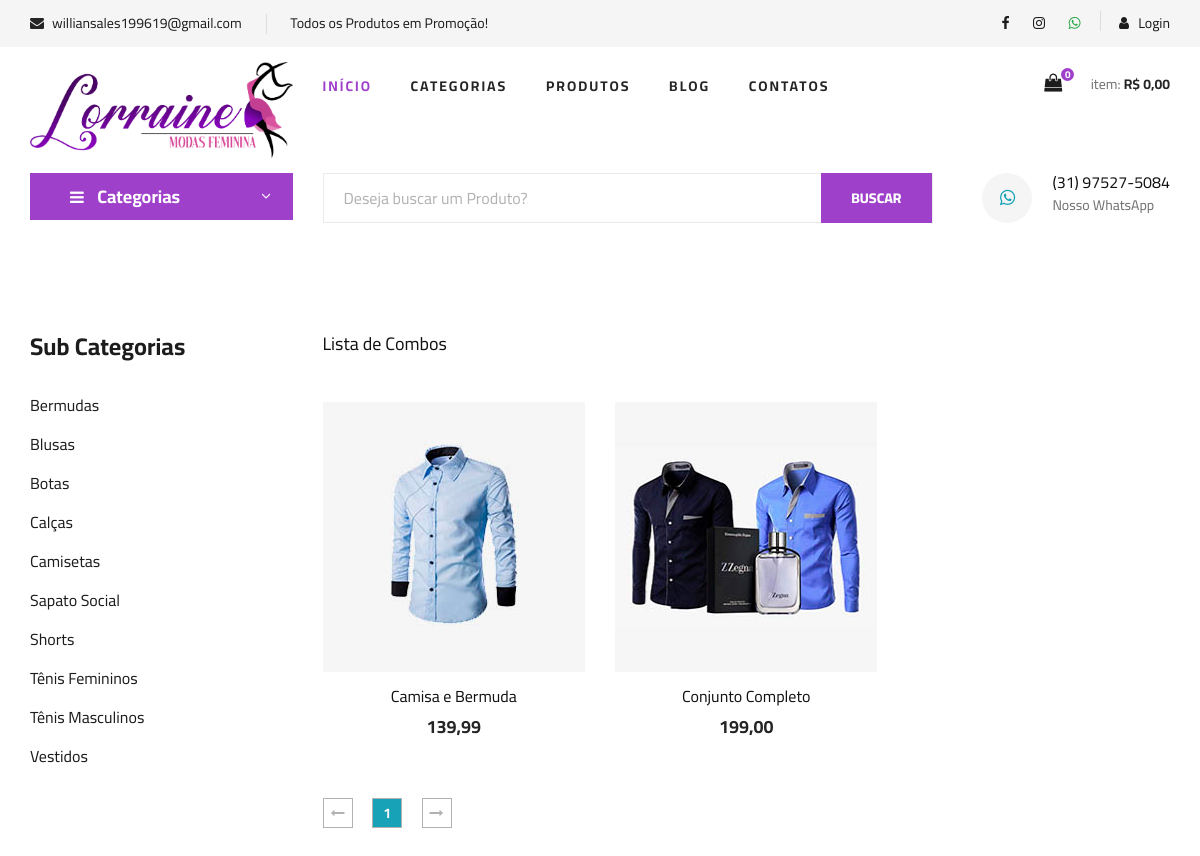
Screenshot of /combos.php with the database file from the repository.
### tables this page shows
CREATE TABLE `sub_categorias` (
  `id` int(11) NOT NULL AUTO_INCREMENT,
  `nome` varchar(50) NOT NULL,
  `nome_url` varchar(50) NOT NULL,
  `imagem` varchar(100) NOT NULL,
  `id_categoria` int(11) NOT NULL,
  PRIMARY KEY (`id`)
);

CREATE TABLE `combos` (
  `id` int(11) NOT NULL AUTO_INCREMENT,
  `nome` varchar(100) NOT NULL,
  `nome_url` varchar(50) NOT NULL,
  `descricao` varchar(1000) NOT NULL,
  `descricao_longa` text NOT NULL,
  `valor` decimal(8,2) NOT NULL,
  `imagem` varchar(100) NOT NULL,
  `tipo_envio` int(1) NOT NULL,
  `palavras` varchar(250) NOT NULL,
  `ativo` varchar(5) NOT NULL,
  `peso` double(8,2) NOT NULL,
  `largura` double(8,2) NOT NULL,
  `altura` double(8,2) NOT NULL,
  `comprimento` double(8,2) NOT NULL,
  `valor_frete` decimal(10,2) DEFAULT NULL,
  `vendas` int(11) DEFAULT NULL,
  PRIMARY KEY (`id`)
);

### config.php (called while the page is built, shortened)
<?php
$itens_por_pagina = 6;
 ?>

### combos.php (the view, shortened to what this page needs)
<?php
require_once("cabecalho.php");
?>
<?php
require_once("cabecalho-busca.php");
?>
<?php
if(@$_GET['pagina'] != null){
    $pag = $_GET['pagina'];
}else{
    $pag = 0;
}
$limite = $pag * @$itens_por_pagina;
$pagina = $pag;
$nome_pag = 'combos.php';
 ?>
<section class="product spad">
    <div class="container">
        <div class="row">
            <div class="col-lg-3 col-md-5">
                <div class="sidebar">
                    <div class="sidebar__item">
                        <h4>Sub Categorias</h4>
                        <ul>
                            <?php
                            $query = $pdo->query("SELECT * FROM sub_categorias order by nome asc ");
                            $res = $query->fetchAll(PDO::FETCH_ASSOC);
                            for ($i=0; $i < count($res); $i++) {
                              $nome = $res[$i]['nome'];
                              $nome_url = $res[$i]['nome_url'];
                              ?>
                              <li><a href="produtos-<?php echo $nome_url ?>"><?php echo $nome ?></a></li>
                          <?php } ?>
                      </ul>
                  </div>
              </div>
          </div>
          <div class="col-lg-9 col-md-7">
            <h5>Lista de Combos</h5>
            <div class="row mt-4">
              <?php
                $query = $pdo->query("SELECT * FROM combos order by vendas desc LIMIT $limite, $itens_por_pagina ");
                $res = $query->fetchAll(PDO::FETCH_ASSOC);
                for ($i=0; $i < count($res); $i++) {
                  $nome = $res[$i]['nome'];
                  $valor = $res[$i]['valor'];
                  $nome_url = $res[$i]['nome_url'];
                  $imagem = $res[$i]['imagem'];
                  $valor = number_format($valor, 2, ',', '.');
                  $query3 = $pdo->query("SELECT * FROM combos ");
                  $res3 = $query3->fetchAll(PDO::FETCH_ASSOC);
                  $num_total = @count($res3);
                  $num_paginas = ceil($num_total/$itens_por_pagina);
                  ?>
                  <div class="col-lg-4 col-md-6 col-sm-6 mt-4">
                        <div class="product__item">
                    <div class="product__item__pic set-bg" data-setbg="img/combos/<?php echo $imagem ?>">
                    </div>
                    <div class="product__item__text">
                        <a href="combo-<?php echo $nome_url ?>"><h6><?php echo $nome ?></h6>
                            <h5><?php echo $valor ?></h5></a>
                        </div>
                    </div>
                    </div>
                <?php } ?>
            </div>
            <div class="product__pagination">
                <a href="<?php echo $nome_pag ?>?pagina=0"><i class="fa fa-long-arrow-left"></i></a>
                <?php
                    for($i = 0; $i < @$num_paginas; $i++){
                        $estilo = '';
                        if($pagina == $i){
                            $estilo = 'bg-info text-light';
                        }
                        if($pagina >= ($i - 2) && $pagina <= ($i + 2)){ ?>
                         <a href="<?php echo $nome_pag ?>?pagina=<?php echo $i ?>" class="<?php echo $estilo ?>"><?php echo $i + 1 ?></a>
                       <?php }
                    }
                 ?>
                <a href="<?php echo $nome_pag ?>?pagina=<?php echo $num_paginas - 1 ?>"><i class="fa fa-long-arrow-right"></i></a>
            </div>
        </div>
    </div>
</div>
</section>
<?php
require_once("rodape.php");
?>

### css/style.css (style rules this page uses)
html, body { height: 100%; font-family: "Cairo", sans-serif; -webkit-font-smoothing: antialiased; font-smoothing: antialiased; }
h1, h2, h3, h4, h5, h6 { margin: 0; color: #111111; font-weight: 400; font-family: "Cairo", sans-serif; }
h4 { font-size: 24px; }
h5 { font-size: 18px; }
h6 { font-size: 16px; }
ul, ol { padding: 0; margin: 0; }
.set-bg { background-repeat: no-repeat; background-size: cover; background-position: top center; }
.spad { padding-top: 100px; padding-bottom: 100px; }
.sidebar__item { margin-bottom: 35px; }
.sidebar__item h4 { color: #1c1c1c; font-weight: 700; margin-bottom: 25px; }
.sidebar__item ul li { list-style: none; }
.sidebar__item ul li a { font-size: 16px; color: #1c1c1c; line-height: 39px; display: block; }
.product { padding-top: 80px; padding-bottom: 80px; }
.product__item { margin-bottom: 50px; }
.product__item__pic { height: 270px; position: relative; overflow: hidden; }
.product__item__text { text-align: center; padding-top: 15px; }
.product__item__text h6 { margin-bottom: 10px; }
.product__item__text h5 { color: #252525; font-weight: 700; }
.product__pagination, .blog__pagination { padding-top: 10px; }
.product__pagination a, .blog__pagination a { display: inline-block; width: 30px; height: 30px; border: 1px solid #b2b2b2; font-size: 14px; color: #b2b2b2; font-weight: 700; line-height: 28px; text-align: center; margin-right: 16px; -webkit-transition: all, 0.3s; -moz-transition: all, 0.3s; -ms-transition: all, 0.3s; -o-transition: all, 0.3s; transition: all, 0.3s; }
.product__pagination a:last-child, .blog__pagination a:last-child { margin-right: 0; }
@media only screen and (min-width: 1200px) { .container { max-width: 1170px; } }

### rows the page displays
sub_categorias: nome "Bermudas"
sub_categorias: nome "Blusas"
sub_categorias: nome "Botas"
sub_categorias: nome "Calças"
sub_categorias: nome "Camisetas"
sub_categorias: nome "Sapato Social"
sub_categorias: nome "Shorts"
sub_categorias: nome "Tênis Femininos"
sub_categorias: nome "Tênis Masculinos"
sub_categorias: nome "Vestidos"
combos: shows a picture, nome "Camisa e Bermuda", valor "139,99"
combos: shows a picture, nome "Conjunto Completo", valor "199,00"

### other values shown
$email "williansales199619@gmail.com"
$texto_destaque "Todos os Produtos em Promoção!"
$linhas "0"
$total_c "0,00"
$whatsapp "(31) 97527-5084"
